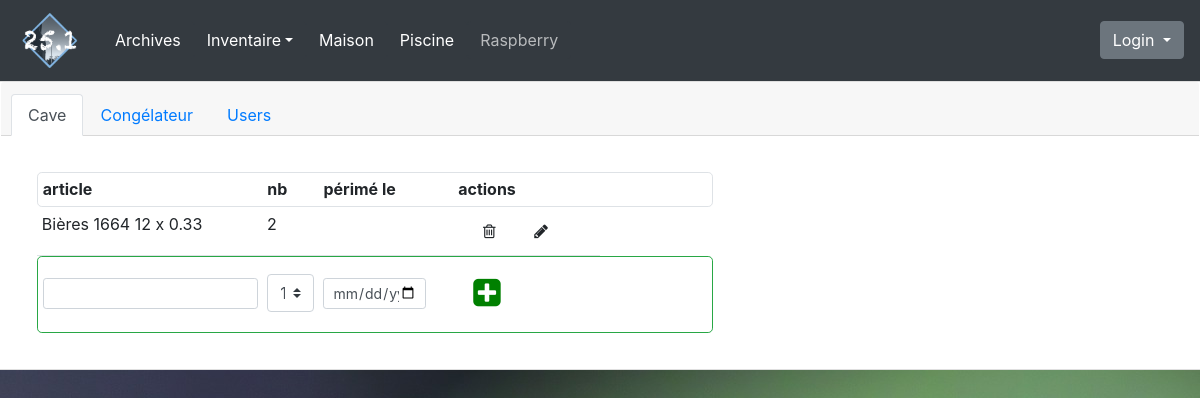
Page /inventaire/?database=Cave on the earlier database version.
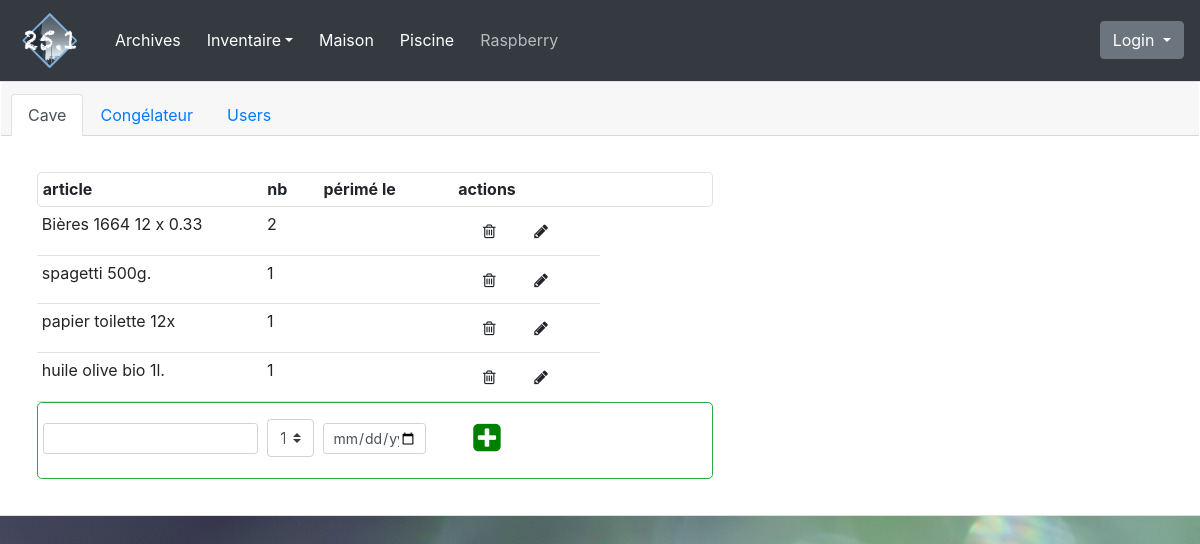
Same page on the later database version.
### appli/models.py (models this page shows, shortened)
class Cave(db.Model):
    __tablename__ = 'cave'
    id = db.Column(db.Integer, primary_key=True)
    article = db.Column(db.String(40), nullable=False)
    quantite = db.Column(db.Integer(), nullable=True)
    peremption = db.Column(db.String(), nullable=True)
    envoi_mail = db.Column(db.String(), nullable=True)
    entetes = [['article', 4], ['nb', 1], ['périmé le ', 2], ['mail', 1] ]
    champ_db = ['id', 'article', 'quantite', 'peremption', 'envoi_mail']

### appli/main.py (the view, shortened to what this page needs)
@app.route('/inventaire/', methods=['POST', 'GET'])
def inventaire():
    db = request.args.get('database')
    liste_db = recup_db(db)
    modif_db = ''
    return render_template('inventaire.html',
                           method='POST',
                           menu='inventaire',
                           db=db,
                           entete=db_select[db].entetes,
                           liste_db=liste_db,
                           modif_db=modif_db,
                           )

### appli/fonctions.py (called while the page is built)
def recup_db(db):
    db_select = {'Cave': Cave, 'Congel': Congel, 'Users': Users}
    liste_db=[]
    resultat = db_select[db].query.all()
    for r in resultat:
        if db == 'Cave' or db == 'Congel':
            db_items = [r.id, r.article, r.quantite, r.peremption, r.envoi_mail]
        elif db == 'Users':
            db_items = [r.id, r.nom, r.mdp, r.mail, r.droits]
        liste_db.append(db_items)
    return liste_db

### appli/main.py (called while the page is built)
@app.template_filter()
def focus_page(val):
    if val[0] == val[1]:
        return 'active'

### appli/templates/inventaire.html (shortened to what this page needs)
{% extends "base.html" %}
{% block inventaire %}
<div class="container.fluid">
    <div class="row ">
        <div class="card col-sm">
            <div class="card-header">
                <ul class="nav nav-tabs card-header-tabs ">
                    <li class="nav-item">
                        <a class="nav-link {{ [db, 'Cave']|focus_page }}" href="{{ url_for('inventaire', database='Cave') }}">Cave</a>
                    </li>
                    <li class="nav-item">
                        <a class="nav-link {{ [db, 'Congel']|focus_page }}" href="{{ url_for('inventaire', database='Congel') }}">Congélateur</a>
                    </li>
                    <li class="nav-item">
                        <a class="nav-link {{ [db, 'Users']|focus_page }}"  href="{{ url_for('inventaire', database='Users') }}">Users</a>
                    </li>
                </ul>
            </div>
            <form action='' method='post'>
                <div class="card-body mt-3">
                <div class="col-xl-7 mx-3">
                    <table class="table table-borderless table-sm">
                        <thead class="thead">
                            <tr class="row  border rounded-lg">
                                <th class="col-{{ entete[0][1] }}">{{ entete[0][0] }}</th>
                                <th class="col-{{ entete[1][1] }}">{{ entete[1][0] }}</th>
                                <th class="col-{{ entete[2][1] }}">{{ entete[2][0] }}</th>
                                <th class="col-2 text-center">actions</th>
                            </tr>
                        </thead>
                        <tbody>
                        {% for lignes in liste_db %}
                            {% if lignes[0] != modif_db %}
                                <tr class="row">
                                    <td class="col-{{ entete[0][1] }} border-bottom">{{ lignes[1] }}</td>
                                    <td class="col-{{ entete[1][1] }} border-bottom">{{ lignes[2] }}</td>
                                    <td class="col-{{ entete[2][1] }} border-bottom">{{ lignes[3] }}</td>
                                    <td class="col-3 text-center border-bottom">
                                        <button  class='btn' name="supp" value='del_{{ lignes[0] }}' style='background-color:transparent;'> <i class="fa fa-trash-o mr-2  mt-n2" ></i></button>
                                        <button  class='btn' name="modif" value='mod_{{ lignes[0] }}' style='background-color:transparent;'><i class="fa fa-pencil  mt-n2" ></i></button>
                                    </td>
                                </tr>
                            {% endif %}
                        {% endfor %}
                        {% if modif_db == '' %}
                            <tr class="row pt-2 border border-success rounded-lg ">
                                <td class="col-{{ entete[0][1] }} mt-2 "><input type="text" class="form-control form-control-sm " name="article"></class></td>
                                <td class="col-{{ entete[1][1] }}">
                                    <div class="form-group">
                                        <select class="custom-select mt-1" name="nb">
                                            <option value = 1>1</option>
                                        </select>
                                    </div>
                                </td>
                                <td class="col-{{ entete[2][1] }} mt-2"><input type="date" class="form-control form-control-sm " name="périmé"></class></td>
                                <td class="col-2 text-center mt-2"><button class='btn' name="ajout" value='ajouter' style='background-color:transparent;'><i class="fa fa-plus-square fa-2x mt-n2" style='color:green;'></i></button></td>
                            </tr>
                        {% endif %}
                        </tbody>
                    </table>
                </div>
                </div>
            </form>
        </div>
    </div>
</div>
{% endblock%}

Differences in the rows shown:
added Cave: article "spagetti 500g.", quantite "1"
added Cave: article "papier toilette 12x", quantite "1"
added Cave: article "huile olive bio 1l.", quantite "1"
